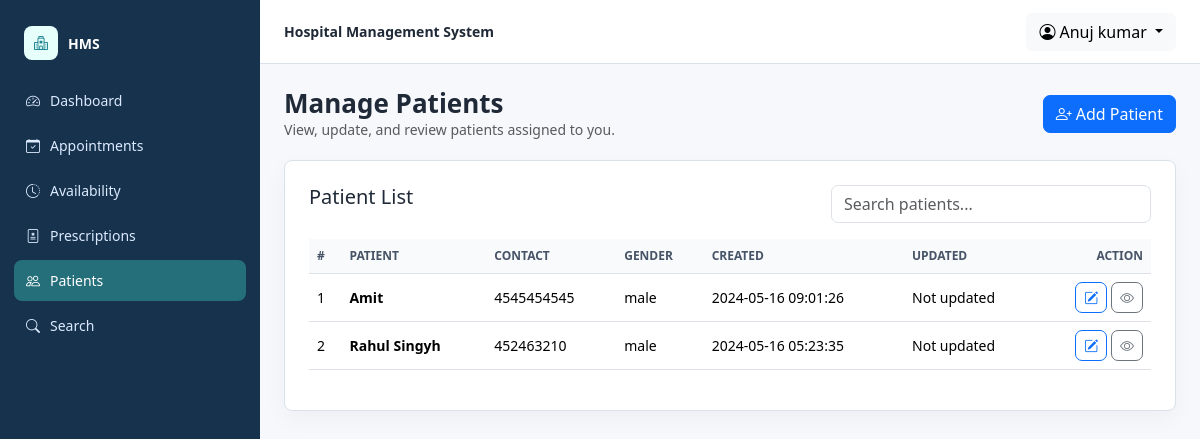
Screenshot of /hms/doctor/manage-patient.php (signed in) with the database file from the repository.
### tables this page shows
CREATE TABLE `doctors` (
  `id` int(11) NOT NULL,
  `specilization` varchar(255) DEFAULT NULL,
  `doctorName` varchar(255) DEFAULT NULL,
  `address` longtext DEFAULT NULL,
  `docFees` varchar(255) DEFAULT NULL,
  `contactno` bigint(11) DEFAULT NULL,
  `docEmail` varchar(255) DEFAULT NULL,
  `password` varchar(255) NOT NULL,
  `creationDate` timestamp NULL DEFAULT current_timestamp(),
  `updationDate` timestamp NULL DEFAULT NULL ON UPDATE current_timestamp()
);

CREATE TABLE `tblpatient` (
  `ID` int(10) NOT NULL,
  `Docid` int(10) DEFAULT NULL,
  `PatientName` varchar(200) DEFAULT NULL,
  `PatientContno` bigint(10) DEFAULT NULL,
  `PatientEmail` varchar(200) DEFAULT NULL,
  `PatientGender` varchar(50) DEFAULT NULL,
  `PatientAdd` mediumtext DEFAULT NULL,
  `PatientAge` int(10) DEFAULT NULL,
  `PatientMedhis` mediumtext DEFAULT NULL,
  `CreationDate` timestamp NULL DEFAULT current_timestamp(),
  `UpdationDate` timestamp NULL DEFAULT NULL ON UPDATE current_timestamp()
);

### hms/doctor/manage-patient.php (the view, shortened to what this page needs)
<?php
include 'include/config.php';
$doctorId = (int) $_SESSION['id'];
$patients = hms_fetch_all($con, 'SELECT * FROM tblpatient WHERE Docid = ? ORDER BY ID DESC', 'i', array($doctorId));
hms_layout_header('Manage Patients', 'doctor', 'patients');
?>
<div class="hms-page-title">
    <div>
        <h1>Manage Patients</h1>
        <p class="text-muted mb-0">View, update, and review patients assigned to you.</p>
    </div>
    <a class="btn btn-primary" href="add-patient.php"><i class="bi bi-person-plus me-1"></i>Add Patient</a>
</div>
<div class="hms-card p-4">
    <div class="d-flex flex-column flex-md-row justify-content-between gap-3 mb-3">
        <h2 class="h5 mb-0">Patient List</h2>
        <input type="search" class="form-control" style="max-width: 320px;" placeholder="Search patients..." data-table-search="#patientsTable">
    </div>
    <div class="table-responsive">
        <table class="table table-hover align-middle" id="patientsTable" data-sortable>
            <thead>
            <tr>
                <th data-sort>#</th>
                <th data-sort>Patient</th>
                <th data-sort>Contact</th>
                <th data-sort>Gender</th>
                <th data-sort>Created</th>
                <th data-sort>Updated</th>
                <th class="text-end">Action</th>
            </tr>
            </thead>
            <tbody>
            <?php foreach ($patients as $index => $patient) { ?>
                <tr>
                    <td><?php echo $index + 1; ?></td>
                    <td class="fw-semibold"><?php echo hms_e($patient['PatientName']); ?></td>
                    <td><?php echo hms_e($patient['PatientContno']); ?></td>
                    <td><?php echo hms_e($patient['PatientGender']); ?></td>
                    <td><?php echo hms_e($patient['CreationDate']); ?></td>
                    <td><?php echo hms_e($patient['UpdationDate'] ?: 'Not updated'); ?></td>
                    <td class="text-end">
                        <a class="btn btn-sm btn-outline-primary" href="edit-patient.php?editid=<?php echo (int) $patient['ID']; ?>"><i class="bi bi-pencil-square"></i></a>
                        <a class="btn btn-sm btn-outline-secondary" href="view-patient.php?viewid=<?php echo (int) $patient['ID']; ?>"><i class="bi bi-eye"></i></a>
                    </td>
                </tr>
            <?php } ?>
            </tbody>
        </table>
    </div>
</div>
<?php hms_layout_footer(); ?>

### hms/include/hms_helpers.php (shortened to what this page needs)
<?php
if (!defined('HMS_HELPERS_LOADED')) {
    function hms_e($value)
    {
        return htmlspecialchars((string) $value, ENT_QUOTES, 'UTF-8');
    }
    function hms_stmt($con, $sql, $types = '', $params = array())
    {
        $stmt = mysqli_prepare($con, $sql);
        if ($types !== '' && !empty($params)) {
            $bind = array_merge(array($types), $params);
            $refs = array();
            foreach ($bind as $key => $value) {
                $refs[$key] = &$bind[$key];
            }
            call_user_func_array(array($stmt, 'bind_param'), $refs);
        }
        if (!mysqli_stmt_execute($stmt)) {
            throw new RuntimeException('Database query failed.');
        }
        return $stmt;
    }
    function hms_fetch_all($con, $sql, $types = '', $params = array())
    {
        $stmt = hms_stmt($con, $sql, $types, $params);
        $result = mysqli_stmt_get_result($stmt);
        $rows = array();
        if ($result) {
            while ($row = mysqli_fetch_assoc($result)) {
                $rows[] = $row;
            }
        }
        return $rows;
    }
    function hms_fetch_one($con, $sql, $types = '', $params = array())
    {
        $rows = hms_fetch_all($con, $sql, $types, $params);
        return isset($rows[0]) ? $rows[0] : null;
    }
    function hms_current_user_name($con, $role)
    {
        $id = isset($_SESSION['id']) ? (int) $_SESSION['id'] : 0;
        if ($role === 'doctor') {
            $row = hms_fetch_one($con, 'SELECT doctorName FROM doctors WHERE id = ?', 'i', array($id));
            return $row ? $row['doctorName'] : 'Doctor';
        }
        return 'Admin';
    }
    function hms_nav_items($role)
    {
        if ($role === 'doctor') {
            return array(
                array('dashboard', 'Dashboard', 'dashboard.php', 'bi-speedometer2'),
                array('appointments', 'Appointments', 'appointment-history.php', 'bi-calendar-check'),
                array('availability', 'Availability', 'availability.php', 'bi-clock-history'),
                array('prescriptions', 'Prescriptions', 'prescriptions.php', 'bi-file-medical'),
                array('patients', 'Patients', 'manage-patient.php', 'bi-people'),
                array('search', 'Search', 'search.php', 'bi-search')
            );
        }
        return array(
            array('dashboard', 'Dashboard', 'dashboard.php', 'bi-speedometer2'),
            array('book', 'Book Appointment', 'book-appointment.php', 'bi-calendar-plus'),
            array('appointments', 'Appointments', 'appointment-history.php', 'bi-calendar-check'),
            array('history', 'Medical History', 'manage-medhistory.php', 'bi-journal-medical'),
            array('profile', 'Profile', 'edit-profile.php', 'bi-person')
        );
    }
        ?>
<?php
    function hms_layout_header($title, $role, $active = 'dashboard')
    {
        global $con;
        $name = hms_current_user_name($con, $role);
        $items = hms_nav_items($role);
        ?>
<!doctype html>
<html lang="en">
<head>
    <link href="https://cdn.jsdelivr.net/npm/bootstrap@5.3.3/dist/css/bootstrap.min.css" rel="stylesheet">
    <link href="https://cdn.jsdelivr.net/npm/bootstrap-icons@1.11.3/font/bootstrap-icons.css" rel="stylesheet">
</head>
<body>
<div class="hms-shell">
    <aside class="hms-sidebar">
        <div class="hms-brand"><span class="hms-brand-icon"><i class="bi bi-hospital"></i></span><span>HMS</span></div>
        <nav class="hms-nav">
            <?php foreach ($items as $item) { ?>
                <a class="<?php echo $active === $item[0] ? 'active' : ''; ?>" href="<?php echo hms_e($item[2]); ?>">
                    <i class="bi <?php echo hms_e($item[3]); ?>"></i><span><?php echo hms_e($item[1]); ?></span>
                </a>
            <?php } ?>
        </nav>
    </aside>
    <div class="hms-main">
        <header class="hms-topbar">
            <div class="fw-semibold">Hospital Management System</div>
            <div class="dropdown">
                <button class="btn btn-light dropdown-toggle" type="button" data-bs-toggle="dropdown">
                    <i class="bi bi-person-circle me-1"></i><?php echo hms_e($name); ?>
                </button>
            </div>
        </header>
        <main class="hms-content">
<?php
    }
    function hms_layout_footer($extraScripts = '')
    {
        ?>
        </main>
    </div>
</div>
</body>
</html>
<?php
    }
}
?>

### hms/include/hms_helpers.php (style rules this page uses)
:root { --hms-ink: #1f2937; --hms-muted: #667085; --hms-line: #d9e2ec; --hms-bg: #f6f8fb; --hms-sidebar: #17324d; --hms-sidebar-active: #256f7a; --hms-teal: #127c8a; --hms-amber: #b7791f; }
body { background: var(--hms-bg); color: var(--hms-ink); font-size: 14px; letter-spacing: 0; }
a { text-decoration: none; }
.hms-shell { min-height: 100vh; display: grid; grid-template-columns: 260px minmax(0, 1fr); }
.hms-sidebar { background: var(--hms-sidebar); color: #fff; padding: 18px 14px; position: sticky; top: 0; height: 100vh; }
.hms-brand { display: flex; align-items: center; gap: 10px; padding: 8px 10px 20px; font-weight: 700; }
.hms-brand-icon { width: 34px; height: 34px; border-radius: 8px; background: #e6fffb; color: var(--hms-teal); display: inline-flex; align-items: center; justify-content: center; }
.hms-nav a { color: #dbeafe; display: flex; align-items: center; gap: 10px; padding: 10px 12px; border-radius: 8px; margin-bottom: 4px; }
.hms-nav a.active, .hms-nav a:hover { background: var(--hms-sidebar-active); color: #fff; }
.hms-main { min-width: 0; }
.hms-topbar { background: #fff; border-bottom: 1px solid var(--hms-line); min-height: 64px; display: flex; align-items: center; justify-content: space-between; padding: 0 24px; position: sticky; top: 0; z-index: 10; }
.hms-content { padding: 24px; }
.hms-page-title { display: flex; justify-content: space-between; gap: 16px; align-items: center; margin-bottom: 20px; }
.hms-page-title h1 { font-size: 26px; margin: 0; font-weight: 700; }
.hms-card { background: #fff; border: 1px solid var(--hms-line); border-radius: 8px; box-shadow: 0 8px 24px rgba(16, 24, 40, .04); }
.table thead th { color: #475467; background: #f8fafc; font-size: 12px; text-transform: uppercase; white-space: nowrap; }
.table td, .table th { vertical-align: middle; }
.btn { border-radius: 7px; }
.form-control, .form-select { border-radius: 7px; }

### rows the page displays
doctors: doctorName "Anuj kumar"
tblpatient: PatientName "Amit", PatientContno "4545454545", PatientGender "male", CreationDate "2024-05-16 09:01:26", UpdationDate "Not updated"
tblpatient: PatientName "Rahul Singyh", PatientContno "452463210", PatientGender "male", CreationDate "2024-05-16 05:23:35", UpdationDate "Not updated"

### other values shown
hms_e($item[1]) "Dashboard"
hms_e($item[1]) "Appointments"
hms_e($item[1]) "Availability"
hms_e($item[1]) "Prescriptions"
hms_e($item[1]) "Patients"
hms_e($item[1]) "Search"
